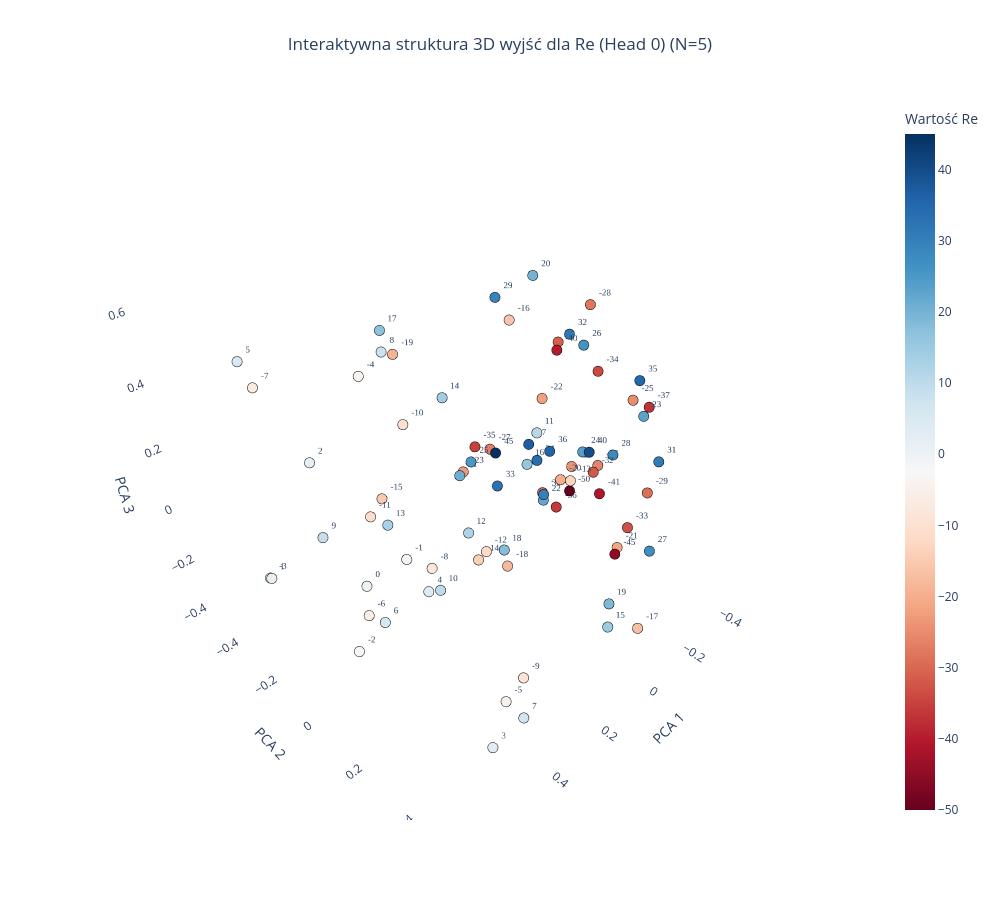
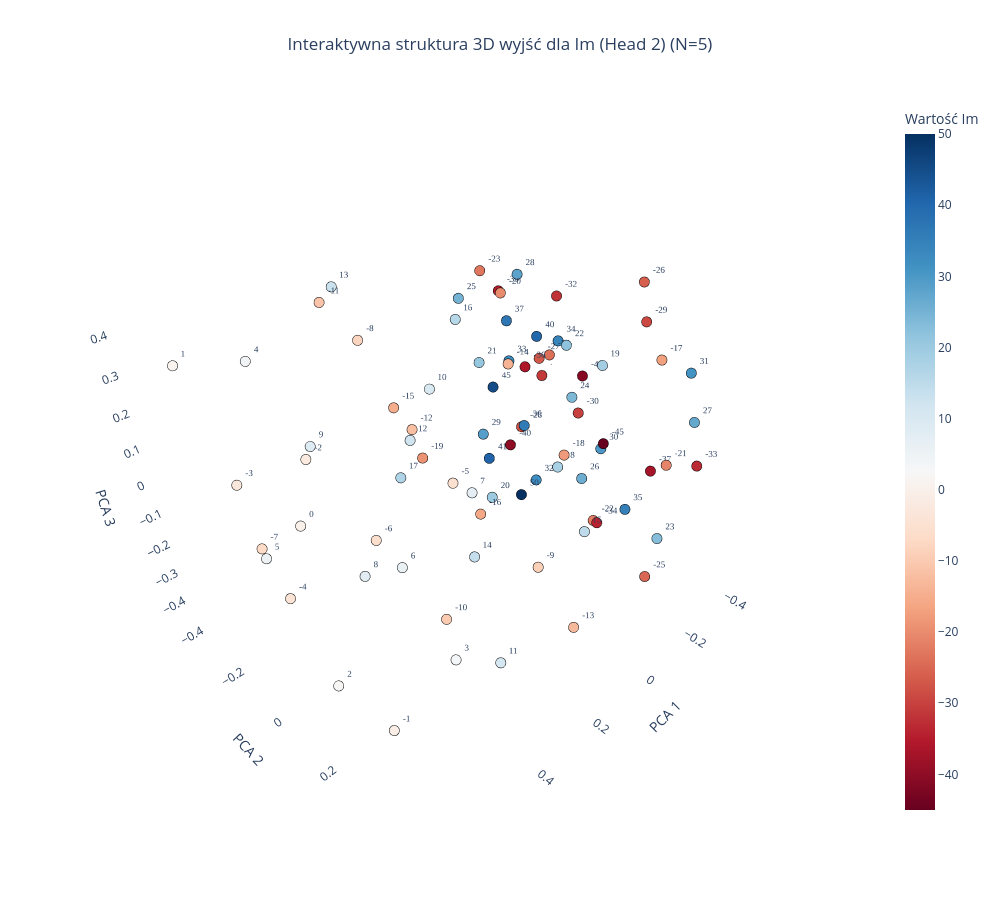

Source (notebook cell) for these figures, in order:
### Code cell
plot_output_head_plotly_3d(model, N=N, head_idx=0)

plot_output_head_plotly_3d(model, N=N, head_idx=2)

### Figure 1 — Plotly figure (JSON) as saved in the notebook; plotly's stock layout.template omitted (floating-point values rounded to 4 significant figures)
{"data": [{"hoverinfo": "text", "hovertext": ["Token ID: 0<br>Wartość algebraiczna: -50", "Token ID: 5<br>Wartość algebraiczna: -45", "Token ID: 9<br>Wartość algebraiczna: -41", "Token ID: 10<br>Wartość algebraiczna: -40", "Token ID: 13<br>Wartość algebraiczna: -37", "Token ID: 14<br>Wartość algebraiczna: -36", "Token ID: 15<br>Wartość algebraiczna: -35", "Token ID: 16<br>Wartość algebraiczna: -34", "Token ID: 17<br>Wartość algebraiczna: -33", "Token ID: 18<br>Wartość algebraiczna: -32", "Token ID: 19<br>Wartość algebraiczna: -31", "Token ID: 20<br>Wartość algebraiczna: -30", "Token ID: 21<br>Wartość algebraiczna: -29", "Token ID: 22<br>Wartość algebraiczna: -28", "Token ID: 23<br>Wartość algebraiczna: -27", "Token ID: 24<br>Wartość algebraiczna: -26", "Token ID: 25<br>Wartość algebraiczna: -25", "Token ID: 26<br>Wartość algebraiczna: -24", "Token ID: 27<br>Wartość algebraiczna: -23", "Token ID: 28<br>Wartość algebraiczna: -22", "Token ID: 29<br>Wartość algebraiczna: -21", "Token ID: 30<br>Wartość algebraiczna: -20", "Token ID: 31<br>Wartość algebraiczna: -19", "Token ID: 32<br>Wartość algebraiczna: -18", "Token ID: 33<br>Wartość algebraiczna: -17", "Token ID: 34<br>Wartość algebraiczna: -16", "Token ID: 35<br>Wartość algebraiczna: -15", "Token ID: 36<br>Wartość algebraiczna: -14", "Token ID: 37<br>Wartość algebraiczna: -13", "Token ID: 38<br>Wartość algebraiczna: -12", "Token ID: 39<br>Wartość algebraiczna: -11", "Token ID: 40<br>Wartość algebraiczna: -10", "Token ID: 41<br>Wartość algebraiczna: -9", "Token ID: 42<br>Wartość algebraiczna: -8", "Token ID: 43<br>Wartość algebraiczna: -7", "Token ID: 44<br>Wartość algebraiczna: -6", "Token ID: 45<br>Wartość algebraiczna: -5", "Token ID: 46<br>Wartość algebraiczna: -4", "Token ID: 47<br>Wartość algebraiczna: -3", "Token ID: 48<br>Wartość algebraiczna: -2", "Token ID: 49<br>Wartość algebraiczna: -1", "Token ID: 50<br>Wartość algebraiczna: 0", "Token ID: 51<br>Wartość algebraiczna: 1", "Token ID: 52<br>Wartość algebraiczna: 2", "Token ID: 53<br>Wartość algebraiczna: 3", "Token ID: 54<br>Wartość algebraiczna: 4", "Token ID: 55<br>Wartość algebraiczna: 5", "Token ID: 56<br>Wartość algebraiczna: 6", "Token ID: 57<br>Wartość algebraiczna: 7", "Token ID: 58<br>Wartość algebraiczna: 8", "Token ID: 59<br>Wartość algebraiczna: 9", "Token ID: 60<br>Wartość algebraiczna: 10", "Token ID: 61<br>Wartość algebraiczna: 11", "Token ID: 62<br>Wartość algebraiczna: 12", "Token ID: 63<br>Wartość algebraiczna: 13", "Token ID: 64<br>Wartość algebraiczna: 14", "Token ID: 65<br>Wartość algebraiczna: 15", "Token ID: 66<br>Wartość algebraiczna: 16", "Token ID: 67<br>Wartość algebraiczna: 17", "Token ID: 68<br>Wartość algebraiczna: 18", "Token ID: 69<br>Wartość algebraiczna: 19", "Token ID: 70<br>Wartość algebraiczna: 20", "Token ID: 71<br>Wartość algebraiczna: 21", "Token ID: 72<br>Wartość algebraiczna: 22", "Token ID: 73<br>Wartość algebraiczna: 23", "Token ID: 74<br>Wartość algebraiczna: 24", "Token ID: 75<br>Wartość algebraiczna: 25", "Token ID: 76<br>Wartość algebraiczna: 26", "Token ID: 77<br>Wartość algebraiczna: 27", "Token ID: 78<br>Wartość algebraiczna: 28", "Token ID: 79<br>Wartość algebraiczna: 29", "Token ID: 80<br>Wartość algebraiczna: 30", "Token ID: 81<br>Wartość algebraiczna: 31", "Token ID: 82<br>Wartość algebraiczna: 32", "Token ID: 83<br>Wartość algebraiczna: 33", "Token ID: 84<br>Wartość algebraiczna: 34", "Token ID: 85<br>Wartość algebraiczna: 35", "Token ID: 86<br>Wartość algebraiczna: 36", "Token ID: 87<br>Wartość algebraiczna: 37", "Token ID: 90<br>Wartość algebraiczna: 40", "Token ID: 95<br>Wartość algebraiczna: 45"], "marker": {"color": [-50, -45, -41, -40, -37, -36, -35, -34, -33, -32, -31, -30, -29, -28, -27, -26, -25, -24, -23, -22, -21, -20, -19, -18, -17, -16, -15, -14, -13, -12, -11, -10, -9, -8, -7, -6, -5, -4, -3, -2, -1, 0, 1, 2, 3, 4, 5, 6, 7, 8, 9, 10, 11, 12, 13, 14, 15, 16, 17, 18, 19, 20, 21, 22, 23, 24, 25, 26, 27, 28, 29, 30, 31, 32, 33, 34, 35, 36, 37, 40, 45], "colorbar": {"title": {"text": "Wartość Re"}}, "colorscale": [[0, "rgb(103,0,31)"], [0.1, "rgb(178,24,43)"], [0.2, "rgb(214,96,77)"], [0.3, "rgb(244,165,130)"], [0.4, "rgb(253,219,199)"], [0.5, "rgb(247,247,247)"], [0.6, "rgb(209,229,240)"], [0.7, "rgb(146,197,222)"], [0.8, "rgb(67,147,195)"], [0.9, "rgb(33,102,172)"], [1, "rgb(5,48,97)"]], "line": {"color": "Black", "width": 1}, "showscale": true, "size": 6}, "mode": "markers+text", "text": ["-50", "-45", "-41", "-40", "-37", "-36", "-35", "-34", "-33", "-32", "-31", "-30", "-29", "-28", "-27", "-26", "-25", "-24", "-23", "-22", "-21", "-20", "-19", "-18", "-17", "-16", "-15", "-14", "-13", "-12", "-11", "-10", "-9", "-8", "-7", "-6", "-5", "-4", "-3", "-2", "-1", "0", "1", "2", "3", "4", "5", "6", "7", "8", "9", "10", "11", "12", "13", "14", "15", "16", "17", "18", "19", "20", "21", "22", "23", "24", "25", "26", "27", "28", "29", "30", "31", "32", "33", "34", "35", "36", "37", "40", "45"], "textfont": {"family": "Arial Black", "size": 9}, "textposition": "top right", "type": "scatter3d", "x": [-0.1571, -0.1247, -0.2619, -0.2351, -0.3972, -0.1918, -0.1713, -0.3471, -0.2987, -0.272, -0.5045, -0.2458, -0.2951, -0.3717, -0.3033, -0.4436, -0.1557, -0.2786, -0.2092, -0.2166, -0.157, -0.1131, 0.05357, -0.06155, -0.02194, -0.00644, 0.1326, 0.1108, 0.1899, 0.1832, 0.231, 0.3167, 0.3671, 0.3532, 0.4539, 0.4598, 0.5003, 0.5121, 0.5391, 0.5496, 0.6595, 0.5442, 0.6113, 0.5525, 0.5286, 0.4797, 0.5124, 0.4554, 0.44, 0.3621, 0.3693, 0.2747, 0.228, 0.1564, 0.1574, 0.1237, 0.09554, -0.0565, 0.002522, -0.08289, 0.01738, -0.1156, -0.1713, -0.3043, -0.1945, -0.2963, -0.1494, -0.4692, -0.3519, -0.3627, -0.332, -0.245, -0.4555, -0.2804, -0.2836, -0.359, -0.211, -0.1819, -0.3504, -0.2392, -0.1903], "y": [0.1207, 0.3263, 0.1551, -0.02276, 0.205, 0.04659, -0.2937, 0.0464, 0.246, 0.1172, -0.2399, -0.05689, 0.3009, -0.01982, -0.3526, 0.009436, 0.3055, 0.0282, -0.391, -0.05361, 0.31, 0.119, -0.4126, -0.03402, 0.4965, 0.0004444, -0.4171, 0.00554, 0.3882, 0.109, -0.3524, -0.05927, 0.4233, 0.07267, -0.543, -0.08681, 0.4871, 0.03916, -0.4792, -0.02216, 0.3504, 0.03762, -0.3298, -0.1398, 0.4737, 0.2033, -0.4916, -0.01865, 0.4925, -0.06797, -0.421, 0.01499, 0.3116, 0.01099, -0.3643, -0.1216, 0.4762, 0.03685, -0.5331, -0.07007, 0.42, -0.02018, -0.3686, -0.1006, 0.319, 0.05299, -0.2907, -0.1067, 0.3029, 0.1199, -0.3647, -0.05153, 0.2281, -0.01642, -0.2959, -0.1835, 0.2828, 0.01554, -0.216, 0.1196, -0.2177], "z": [-0.05076, -0.1517, -0.09964, 0.3367, 0.1733, -0.1729, -0.0995, 0.2504, -0.2021, -0.04293, 0.1833, -0.2015, -0.03564, 0.4341, -0.2016, -0.1593, 0.3444, -0.07015, -0.2711, 0.1698, -0.1564, 0.01286, 0.2845, -0.3884, -0.2539, 0.5188, -0.2169, -0.228, 0.3096, -0.086, -0.1986, 0.3186, -0.1988, -0.06246, 0.2821, -0.2775, -0.1195, 0.5776, -0.3385, -0.3063, 0.3385, -0.02293, -0.1941, 0.2779, -0.2771, 0.02687, 0.4076, -0.2589, -0.2278, 0.5396, -0.2418, -0.2348, 0.4254, -0.09261, -0.282, 0.2888, -0.1775, 0.05488, 0.3019, -0.3553, -0.1861, 0.6017, -0.2561, -0.2883, 0.2838, -0.01118, -0.1478, 0.2347, -0.2956, -0.02243, 0.3579, -0.2059, -0.04067, 0.3734, -0.3216, -0.1927, 0.371, 0.02901, -0.1381, 0.04847, -0.09611]}], "layout": {"height": 900, "scene": {"xaxis": {"backgroundcolor": "white", "gridcolor": "rgba(200,200,200,0.2)", "title": {"text": "PCA 1"}}, "yaxis": {"backgroundcolor": "white", "gridcolor": "rgba(200,200,200,0.2)", "title": {"text": "PCA 2"}}, "zaxis": {"backgroundcolor": "white", "gridcolor": "rgba(200,200,200,0.2)", "title": {"text": "PCA 3"}}}, "showlegend": false, "title": {"text": "Interaktywna struktura 3D wyjść dla Re (Head 0) (N=5)", "x": 0.5, "xanchor": "center"}, "width": 1000}}

### Figure 2 — Plotly figure (JSON) as saved in the notebook; plotly's stock layout.template omitted (floating-point values rounded to 4 significant figures)
{"data": [{"hoverinfo": "text", "hovertext": ["Token ID: 5<br>Wartość algebraiczna: -45", "Token ID: 9<br>Wartość algebraiczna: -41", "Token ID: 10<br>Wartość algebraiczna: -40", "Token ID: 13<br>Wartość algebraiczna: -37", "Token ID: 14<br>Wartość algebraiczna: -36", "Token ID: 15<br>Wartość algebraiczna: -35", "Token ID: 16<br>Wartość algebraiczna: -34", "Token ID: 17<br>Wartość algebraiczna: -33", "Token ID: 18<br>Wartość algebraiczna: -32", "Token ID: 19<br>Wartość algebraiczna: -31", "Token ID: 20<br>Wartość algebraiczna: -30", "Token ID: 21<br>Wartość algebraiczna: -29", "Token ID: 22<br>Wartość algebraiczna: -28", "Token ID: 23<br>Wartość algebraiczna: -27", "Token ID: 24<br>Wartość algebraiczna: -26", "Token ID: 25<br>Wartość algebraiczna: -25", "Token ID: 26<br>Wartość algebraiczna: -24", "Token ID: 27<br>Wartość algebraiczna: -23", "Token ID: 28<br>Wartość algebraiczna: -22", "Token ID: 29<br>Wartość algebraiczna: -21", "Token ID: 30<br>Wartość algebraiczna: -20", "Token ID: 31<br>Wartość algebraiczna: -19", "Token ID: 32<br>Wartość algebraiczna: -18", "Token ID: 33<br>Wartość algebraiczna: -17", "Token ID: 34<br>Wartość algebraiczna: -16", "Token ID: 35<br>Wartość algebraiczna: -15", "Token ID: 36<br>Wartość algebraiczna: -14", "Token ID: 37<br>Wartość algebraiczna: -13", "Token ID: 38<br>Wartość algebraiczna: -12", "Token ID: 39<br>Wartość algebraiczna: -11", "Token ID: 40<br>Wartość algebraiczna: -10", "Token ID: 41<br>Wartość algebraiczna: -9", "Token ID: 42<br>Wartość algebraiczna: -8", "Token ID: 43<br>Wartość algebraiczna: -7", "Token ID: 44<br>Wartość algebraiczna: -6", "Token ID: 45<br>Wartość algebraiczna: -5", "Token ID: 46<br>Wartość algebraiczna: -4", "Token ID: 47<br>Wartość algebraiczna: -3", "Token ID: 48<br>Wartość algebraiczna: -2", "Token ID: 49<br>Wartość algebraiczna: -1", "Token ID: 50<br>Wartość algebraiczna: 0", "Token ID: 51<br>Wartość algebraiczna: 1", "Token ID: 52<br>Wartość algebraiczna: 2", "Token ID: 53<br>Wartość algebraiczna: 3", "Token ID: 54<br>Wartość algebraiczna: 4", "Token ID: 55<br>Wartość algebraiczna: 5", "Token ID: 56<br>Wartość algebraiczna: 6", "Token ID: 57<br>Wartość algebraiczna: 7", "Token ID: 58<br>Wartość algebraiczna: 8", "Token ID: 59<br>Wartość algebraiczna: 9", "Token ID: 60<br>Wartość algebraiczna: 10", "Token ID: 61<br>Wartość algebraiczna: 11", "Token ID: 62<br>Wartość algebraiczna: 12", "Token ID: 63<br>Wartość algebraiczna: 13", "Token ID: 64<br>Wartość algebraiczna: 14", "Token ID: 65<br>Wartość algebraiczna: 15", "Token ID: 66<br>Wartość algebraiczna: 16", "Token ID: 67<br>Wartość algebraiczna: 17", "Token ID: 68<br>Wartość algebraiczna: 18", "Token ID: 69<br>Wartość algebraiczna: 19", "Token ID: 70<br>Wartość algebraiczna: 20", "Token ID: 71<br>Wartość algebraiczna: 21", "Token ID: 72<br>Wartość algebraiczna: 22", "Token ID: 73<br>Wartość algebraiczna: 23", "Token ID: 74<br>Wartość algebraiczna: 24", "Token ID: 75<br>Wartość algebraiczna: 25", "Token ID: 76<br>Wartość algebraiczna: 26", "Token ID: 77<br>Wartość algebraiczna: 27", "Token ID: 78<br>Wartość algebraiczna: 28", "Token ID: 79<br>Wartość algebraiczna: 29", "Token ID: 80<br>Wartość algebraiczna: 30", "Token ID: 81<br>Wartość algebraiczna: 31", "Token ID: 82<br>Wartość algebraiczna: 32", "Token ID: 83<br>Wartość algebraiczna: 33", "Token ID: 84<br>Wartość algebraiczna: 34", "Token ID: 85<br>Wartość algebraiczna: 35", "Token ID: 86<br>Wartość algebraiczna: 36", "Token ID: 87<br>Wartość algebraiczna: 37", "Token ID: 90<br>Wartość algebraiczna: 40", "Token ID: 91<br>Wartość algebraiczna: 41", "Token ID: 95<br>Wartość algebraiczna: 45", "Token ID: 100<br>Wartość algebraiczna: 50"], "marker": {"color": [-45, -41, -40, -37, -36, -35, -34, -33, -32, -31, -30, -29, -28, -27, -26, -25, -24, -23, -22, -21, -20, -19, -18, -17, -16, -15, -14, -13, -12, -11, -10, -9, -8, -7, -6, -5, -4, -3, -2, -1, 0, 1, 2, 3, 4, 5, 6, 7, 8, 9, 10, 11, 12, 13, 14, 15, 16, 17, 18, 19, 20, 21, 22, 23, 24, 25, 26, 27, 28, 29, 30, 31, 32, 33, 34, 35, 36, 37, 40, 41, 45, 50], "colorbar": {"title": {"text": "Wartość Im"}}, "colorscale": [[0, "rgb(103,0,31)"], [0.1, "rgb(178,24,43)"], [0.2, "rgb(214,96,77)"], [0.3, "rgb(244,165,130)"], [0.4, "rgb(253,219,199)"], [0.5, "rgb(247,247,247)"], [0.6, "rgb(209,229,240)"], [0.7, "rgb(146,197,222)"], [0.8, "rgb(67,147,195)"], [0.9, "rgb(33,102,172)"], [1, "rgb(5,48,97)"]], "line": {"color": "Black", "width": 1}, "showscale": true, "size": 6}, "mode": "markers+text", "text": ["-45", "-41", "-40", "-37", "-36", "-35", "-34", "-33", "-32", "-31", "-30", "-29", "-28", "-27", "-26", "-25", "-24", "-23", "-22", "-21", "-20", "-19", "-18", "-17", "-16", "-15", "-14", "-13", "-12", "-11", "-10", "-9", "-8", "-7", "-6", "-5", "-4", "-3", "-2", "-1", "0", "1", "2", "3", "4", "5", "6", "7", "8", "9", "10", "11", "12", "13", "14", "15", "16", "17", "18", "19", "20", "21", "22", "23", "24", "25", "26", "27", "28", "29", "30", "31", "32", "33", "34", "35", "36", "37", "40", "41", "45", "50"], "textfont": {"family": "Arial Black", "size": 9}, "textposition": "top right", "type": "scatter3d", "x": [-0.1234, -0.082, -0.2036, -0.3196, -0.1492, -0.2555, -0.2504, -0.2758, -0.2242, -0.5091, -0.2835, -0.2436, -0.3288, -0.3996, -0.4686, -0.1532, -0.2895, -0.2878, -0.2903, -0.2043, -0.1356, -0.05869, -0.1313, -0.02154, -0.0287, 0.06848, 0.01542, 0.1368, 0.2108, 0.2418, 0.2552, 0.3623, 0.353, 0.4827, 0.457, 0.4952, 0.572, 0.589, 0.5942, 0.6522, 0.5802, 0.6315, 0.5832, 0.5922, 0.5683, 0.4803, 0.433, 0.4829, 0.3606, 0.3491, 0.2293, 0.2991, 0.2013, 0.1523, 0.05605, 0.1224, 0.004773, -0.02378, -0.1069, -0.07301, -0.132, -0.2157, -0.2752, -0.2803, -0.2914, -0.1968, -0.4607, -0.3642, -0.2952, -0.3156, -0.2899, -0.4188, -0.2195, -0.2784, -0.3615, -0.2584, -0.1284, -0.3095, -0.221, -0.1784, -0.1114, -0.08887], "y": [0.2551, 0.206, -0.13, 0.2792, -0.03533, -0.2373, 0.1699, 0.4352, -0.003637, -0.2814, 0.04798, 0.2592, -0.2007, -0.2023, 0.09062, 0.4077, -0.07134, -0.3419, 0.1282, 0.3912, -0.1156, -0.3589, 0.1286, 0.4512, -0.07899, -0.3236, 0.05686, 0.4054, -0.07748, -0.3697, 0.07679, 0.4718, -0.07272, -0.4299, 0.07191, 0.3725, -0.1521, -0.2847, 0.04856, 0.3427, -0.03509, -0.3912, 0.03444, 0.4749, -0.1764, -0.4193, 0.1295, 0.409, -0.1241, -0.3257, 0.01396, 0.3171, -0.09874, -0.4409, -0.01858, 0.4012, -0.1355, -0.4276, 0.1292, 0.2671, -0.1331, -0.2727, -0.002235, 0.3528, 0.01584, -0.3355, -0.05332, 0.3605, -0.2054, -0.3535, 0.1307, 0.2984, -0.03869, -0.2131, -0.1023, 0.2533, -0.01259, -0.255, -0.06156, -0.1918, -0.1147, 0.02131], "z": [0.05526, 0.2441, -0.1725, -0.1172, 0.1472, 0.2636, -0.3206, 0.001007, 0.3339, -0.1235, -0.01856, 0.3467, -0.1993, 0.01159, 0.3252, -0.3092, 0.115, 0.2814, -0.3591, 0.01742, 0.3348, -0.2616, -0.04562, 0.4049, -0.3043, -0.0103, 0.2561, -0.2872, 0.09745, 0.3492, -0.4118, 0.0966, 0.3952, -0.3373, -0.01838, 0.3222, -0.2755, 0.01829, 0.2623, -0.2631, 0.03306, 0.3172, -0.4376, 0.01246, 0.3871, -0.3687, -0.07937, 0.3133, -0.3204, -0.005651, 0.2583, -0.3547, 0.05104, 0.3397, -0.3767, 0.004193, 0.3024, -0.3542, -0.07157, 0.2998, -0.3292, 0.04152, 0.176, -0.2878, 0.01508, 0.2285, -0.3896, 0.05587, 0.3097, -0.292, -0.1014, 0.1539, -0.2611, 0.04577, 0.1205, -0.2292, -0.01644, 0.1481, 0.2005, -0.239, 0.06847, -0.212]}], "layout": {"height": 900, "scene": {"xaxis": {"backgroundcolor": "white", "gridcolor": "rgba(200,200,200,0.2)", "title": {"text": "PCA 1"}}, "yaxis": {"backgroundcolor": "white", "gridcolor": "rgba(200,200,200,0.2)", "title": {"text": "PCA 2"}}, "zaxis": {"backgroundcolor": "white", "gridcolor": "rgba(200,200,200,0.2)", "title": {"text": "PCA 3"}}}, "showlegend": false, "title": {"text": "Interaktywna struktura 3D wyjść dla Im (Head 2) (N=5)", "x": 0.5, "xanchor": "center"}, "width": 1000}}
